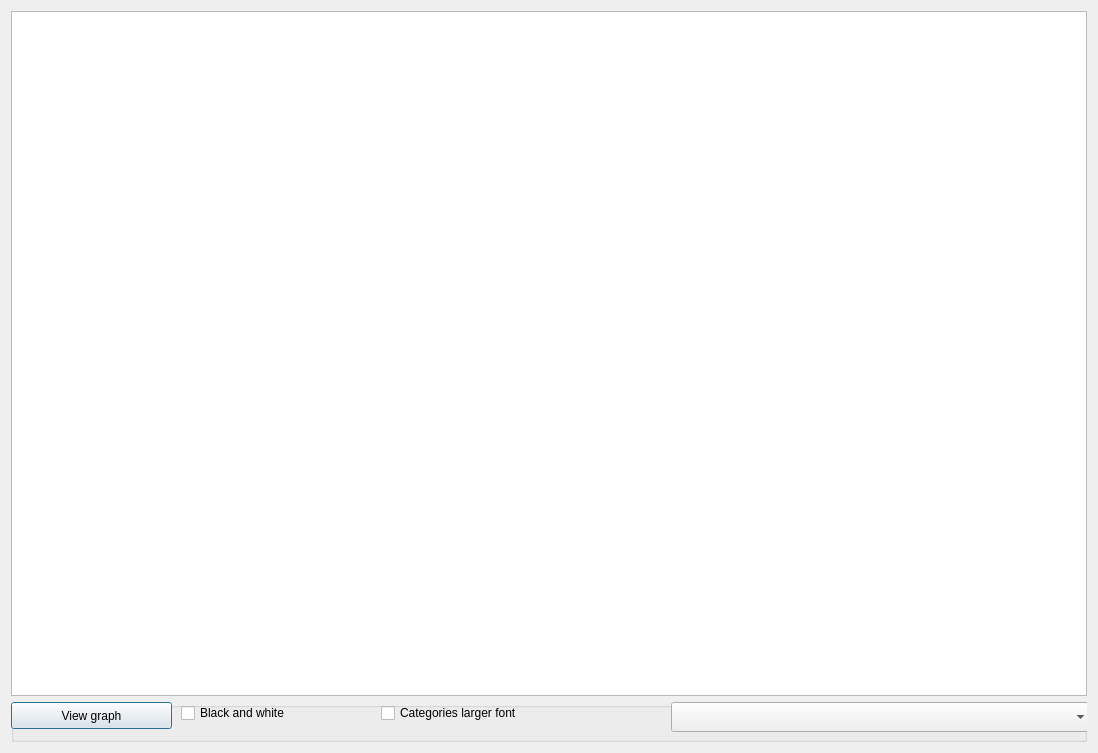
<?xml version="1.0" encoding="UTF-8"?>
<ui version="4.0">
 <class>Dialog_visualiseGraph</class>
 <widget class="QDialog" name="Dialog_visualiseGraph">
  <property name="geometry">
   <rect>
    <x>0</x>
    <y>0</y>
    <width>1098</width>
    <height>753</height>
   </rect>
  </property>
  <property name="windowTitle">
   <string>Graph Visualisation</string>
  </property>
  <layout class="QGridLayout" name="gridLayout">
   <item row="0" column="0">
    <widget class="QSplitter" name="splitter">
     <property name="orientation">
      <enum>Qt::Vertical</enum>
     </property>
     <widget class="QGraphicsView" name="graphicsView"/>
    </widget>
   </item>
   <item row="2" column="0">
    <widget class="QGroupBox" name="groupBox_2">
     <property name="minimumSize">
      <size>
       <width>0</width>
       <height>40</height>
      </size>
     </property>
     <property name="title">
      <string/>
     </property>
     <widget class="QPushButton" name="pushButton_view">
      <property name="geometry">
       <rect>
        <x>0</x>
        <y>0</y>
        <width>161</width>
        <height>27</height>
       </rect>
      </property>
      <property name="text">
       <string>View graph</string>
      </property>
     </widget>
     <widget class="QCheckBox" name="checkBox_blackandwhite">
      <property name="geometry">
       <rect>
        <x>170</x>
        <y>0</y>
        <width>191</width>
        <height>22</height>
       </rect>
      </property>
      <property name="text">
       <string>Black and white</string>
      </property>
     </widget>
     <widget class="QCheckBox" name="checkBox_fontsize">
      <property name="geometry">
       <rect>
        <x>370</x>
        <y>0</y>
        <width>281</width>
        <height>22</height>
       </rect>
      </property>
      <property name="text">
       <string>Categories larger font</string>
      </property>
     </widget>
     <widget class="QComboBox" name="comboBox">
      <property name="geometry">
       <rect>
        <x>660</x>
        <y>0</y>
        <width>421</width>
        <height>30</height>
       </rect>
      </property>
     </widget>
    </widget>
   </item>
  </layout>
 </widget>
 <resources/>
 <connections/>
</ui>
